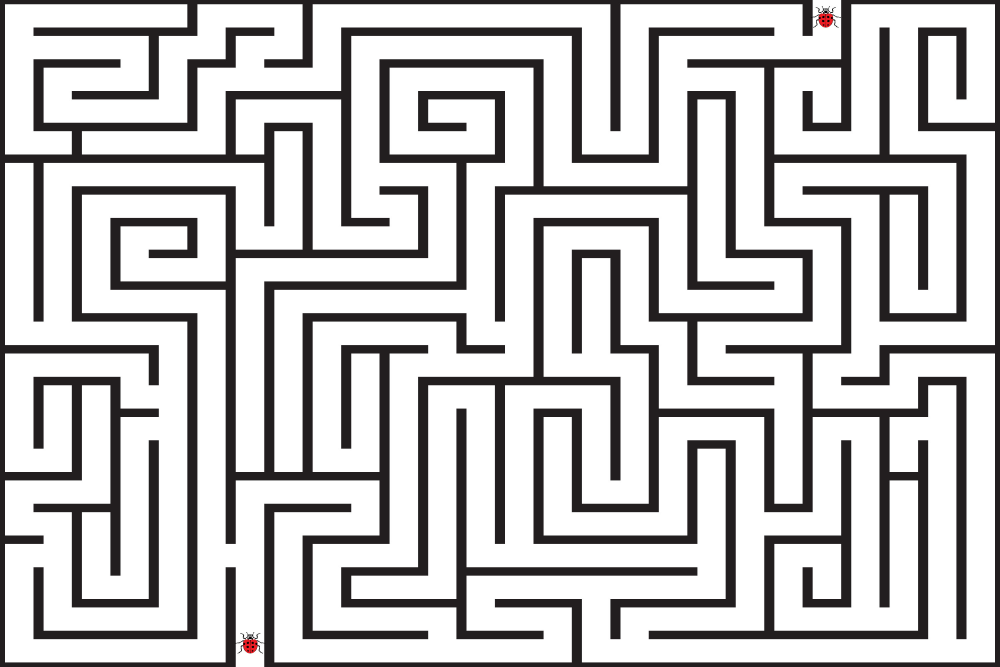
#> input picture maze.jpg, 3000 x 2000 px (shown at 1/3 size)
$ python maze_plt.py
#> lines starting #> are read from the running program, lines starting #| are printed output that depends on the picture
import matplotlib.pylab as plt
from skimage.morphology import skeletonize
import numpy as np
import cv2

img_name = 'maze.jpg'
rgb_img = plt.imread(img_name)
#> rgb_img is the input picture: shape (2000, 3000, 3); mean R, G, B 196.6, 195.5, 195.8

tp = cv2.imread('maze.jpg')
maze_img = cv2.resize(tp , ( int(tp.shape[1] / 2) , int(tp.shape[0] / 2)))
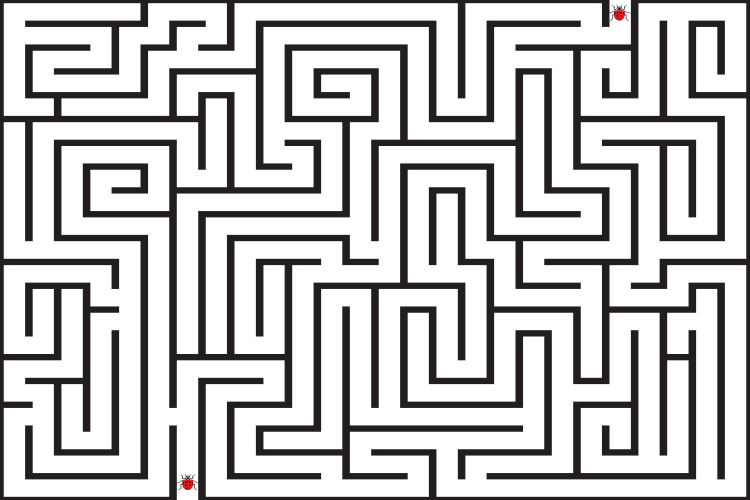
#> maze_img: shape (1000, 1500, 3) (shown at 1/2 size); mean B, G, R 195.8, 195.5, 196.7

clickedPoints = []
def mouse_callback(event , x, y, flags, param):
    global clickedPoints
    if event == cv2.EVENT_LBUTTONDOWN:
        if len(clickedPoints) < 2:
            clickedPoints.append((x,y))
            cv2.circle(maze_img , (x,y) , 3, [0,255,0], -1)
            cv2.imshow('img', maze_img)
            print(clickedPoints)


cv2.imshow("img" , maze_img)
cv2.setMouseCallback("img" , mouse_callback)
cv2.waitKey(0)
print("done")
cv2.destroyWindow("img")

plt.figure(figsize=(14, 14))
#> (the run stopped early here; a loop or call above may not have finished)
